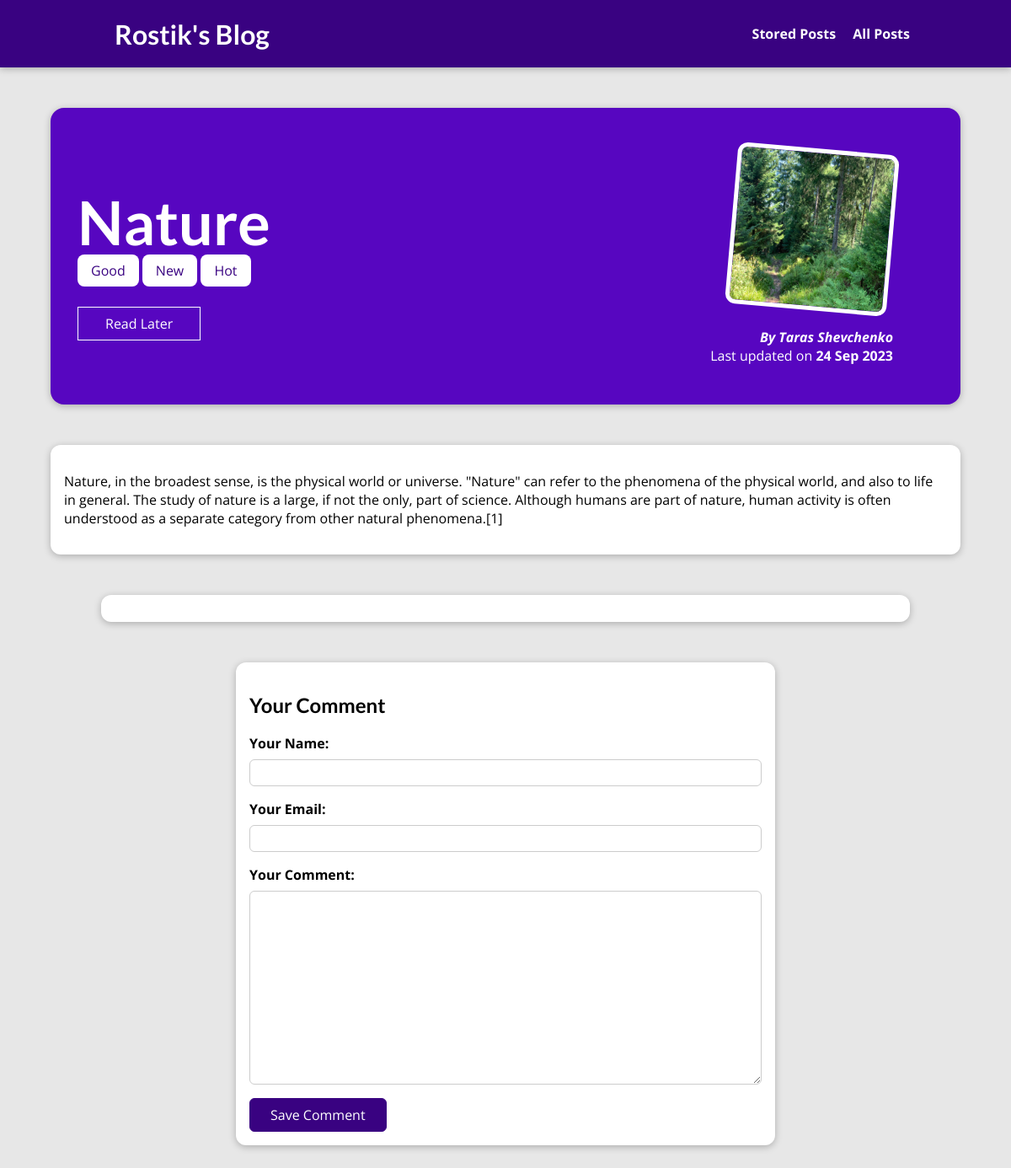
Page /posts/nature on the committed database.
### blog/models.py (models this page shows, shortened)
class Post(models.Model):
    title = models.CharField(max_length=150)
    excerpt = models.CharField(max_length=200)
    image = models.ImageField(upload_to="posts", null=True)
    date = models.DateField(auto_now=True)
    slug = models.SlugField(unique=True, db_index=True)
    content = models.TextField(validators=[MinLengthValidator(10)])
    author = models.ForeignKey(
        Author, on_delete=models.SET_NULL, null=True, related_name="posts")
    tags = models.ManyToManyField(Tag)

class Tag(models.Model):
    caption = models.CharField(max_length=20)

class Author(models.Model):
    first_name = models.CharField(max_length=100)
    last_name = models.CharField(max_length=100)
    email_address = models.EmailField()
    def full_name(self):
        return f"{self.first_name} {self.last_name}"
    def __str__(self):
        return self.full_name()

### blog/views.py (the view, shortened to what this page needs)
# urls.py: path("posts/<slug:slug>", views.SinglePostView.as_view(),
class SinglePostView(View):
    def is_stored_post(self, request, post_id):
        stored_posts = request.session.get("stored_posts")
        if stored_posts is not None:
          is_saved_for_later = post_id in stored_posts
        else:
          is_saved_for_later = False
        return is_saved_for_later
    def get(self, request, slug):
        post = Post.objects.get(slug=slug)
        context = {
            "post": post,
            "post_tags": post.tags.all(),
            "comment_form": CommentForm(),
            "comments": post.comments.all().order_by("-id"),
            "saved_for_later": self.is_stored_post(request, post.id)
        }
        return render(request, "blog/post-detail.html", context)

### blog/forms.py
class CommentForm(forms.ModelForm):
    class Meta:
        model = Comment
        exclude = ["post"]
        labels = {
          "user_name": "Your Name",
          "user_email": "Your Email",
          "text": "Your Comment"
        }

### blog/templates/blog/post-detail.html (shortened to what this page needs)
{% extends "base.html" %}
{% load static %}
{% block css_files %}
<link rel="stylesheet" href="{% static "blog/post-detail.css" %}" />
{% endblock %}
{% block content %}
<section id="summary">
  <h2>{{ post.title }}</h2>
  <div>
    {% for tag in post_tags %}
      <span class="tag">{{ tag.caption }}</span>
    {% endfor %}
  </div>
  <div id="read-later">
    <form action="{% url "read-later" %}" method="POST">
      <button>
        {% if saved_for_later %}
          Remove from "Read Later" List
        {% else %}
          Read Later
        {% endif %}
      </button>
    </form>
  </div>
  <article>
    <img src="{{ post.image.url }}" alt="{{ post.title }}" />
    <address>By <a href="mailto:{{ post.author.email_address }}">{{ post.author }}</a></address>
    <div>Last updated on <time>{{ post.date|date:"d M Y" }}</time></div>
  </article>
</section>
<main>
  {{ post.content|linebreaks }}
</main>
<section id="comments">
</section>
<section id="comment-form">
  <h2>Your Comment</h2>
  <form action="{% url "post-detail-page" post.slug %}" method="POST">
    {% for form_field in comment_form %}
      <div class="form-control {% if form_field.errors %}invalid{% endif %}">
        {{ form_field.label_tag }}
        {{ form_field }}
      </div>
    {% endfor %}
    <button>Save Comment</button>
  </form>
</section>
{% endblock %}

### templates/base.html (shortened to what this page needs)
{% load static %}
<!DOCTYPE html>
<html lang="en">
<head>
  <link rel="stylesheet" href="{% static "app.css" %}">
  {% block css_files %}{% endblock %}
</head>
<body>
  <header id="main-navigation">
    <h1><a href="{% url "starting-page" %}">Rostik's Blog</a></h1>
    <nav>
      <a href="{% url "read-later" %}">Stored Posts</a>
      <a href="{% url "posts-page" %}">All Posts</a>
    </nav>
  </header>
  {% block content %}
  {% endblock %}
</body>
</html>

### static/app.css (style rules this page uses)
* { box-sizing: border-box; }
html { font-family: 'Open Sans', 'Lato', sans-serif; }
body { margin: 0; }
h1, h2, h3 { font-family: 'Lato', sans-serif; font-weight: bold; }
#main-navigation { width: 100%; height: 5rem; display: flex; justify-content: space-between; align-items: center; padding: 0 10%; position: absolute; top: 0; left: 0; }
#main-navigation a { text-decoration: none; color: white; font-weight: bold; margin-left: 1rem; }

### blog/static/blog/post-detail.css (style rules this page uses)
body { background-color: #e7e7e7; }
#main-navigation { background-color: #390281; box-shadow: 0 2px 8px rgba(0, 0, 0, 0.25); }
#summary { margin: 8rem auto 3rem auto; padding: 2rem; width: 90%; max-width: 90rem; border-radius: 16px; background-color: #5706c0; position: relative; box-shadow: 0 2px 8px rgba(0, 0, 0, 0.25); height: 22rem; }
#summary h2 { color: white; font-size: 4.5rem; margin-bottom: 0.25rem; }
#summary article { position: absolute; top: 2rem; right: 3rem; padding: 1rem 2rem; border-radius: 12px; text-align: right; color: white; }
#summary article img { width: 12rem; height: 12rem; border-radius: 12px; transform: rotateZ(5deg); border: 5px solid white; margin-bottom: 1rem; }
#summary address { font-weight: bold; }
#summary a { color: white; text-decoration: none; }
#summary time { font-weight: bold; }
#read-later { margin: 2rem 0; }
#read-later button { background-color: transparent; border: 1px solid white; padding: 0.5rem 2rem; font: inherit; color: white; cursor: pointer; }
main { width: 90%; max-width: 90rem; margin: 3rem auto; background-color: white; padding: 1rem; border-radius: 12px; box-shadow: 0 2px 8px rgba(0, 0, 0, 0.25); }
.tag { background-color: white; color: #390281; padding: 0.5rem 1rem; border-radius: 8px; }
#comment-form { margin: 3rem auto; width: 90%; max-width: 40rem; border-radius: 12px; background-color: white; box-shadow: 0 2px 8px rgba(0, 0, 0, 0.25); padding: 1rem; }
#comment-form button { font: inherit; background-color: #390281; color: white; border: 1px solid #390281; padding: 0.5rem 1.5rem; border-radius: 6px; cursor: pointer; }
.form-control { margin-bottom: 1rem; }
.form-control label { font-weight: bold; margin-bottom: 0.5rem; display: block; }
.form-control input, .form-control textarea { display: block; width: 100%; font: inherit; padding: 0.25rem; border-radius: 6px; border: 1px solid #ccc; }
#comments { margin: 3rem auto; width: 90%; max-width: 60rem; border-radius: 12px; background-color: white; box-shadow: 0 2px 8px rgba(0, 0, 0, 0.25); padding: 1rem 2rem; }

### rows in the picture
Post: title "Nature", image (picture), author "Taras Shevchenko", date "24 Sep 2023", content "Nature, in the broadest sense, is the physical world or universe. \"Nature\" can refer to the phenomena of the physical world, and also to life in general. The study of nature is a large, if not the only, part of science. Although humans are part of nature, human activity is often understood as a separate category from other natural phenomena.[1]"
Tag: caption "Good"
Tag: caption "New"
Tag: caption "Hot"
